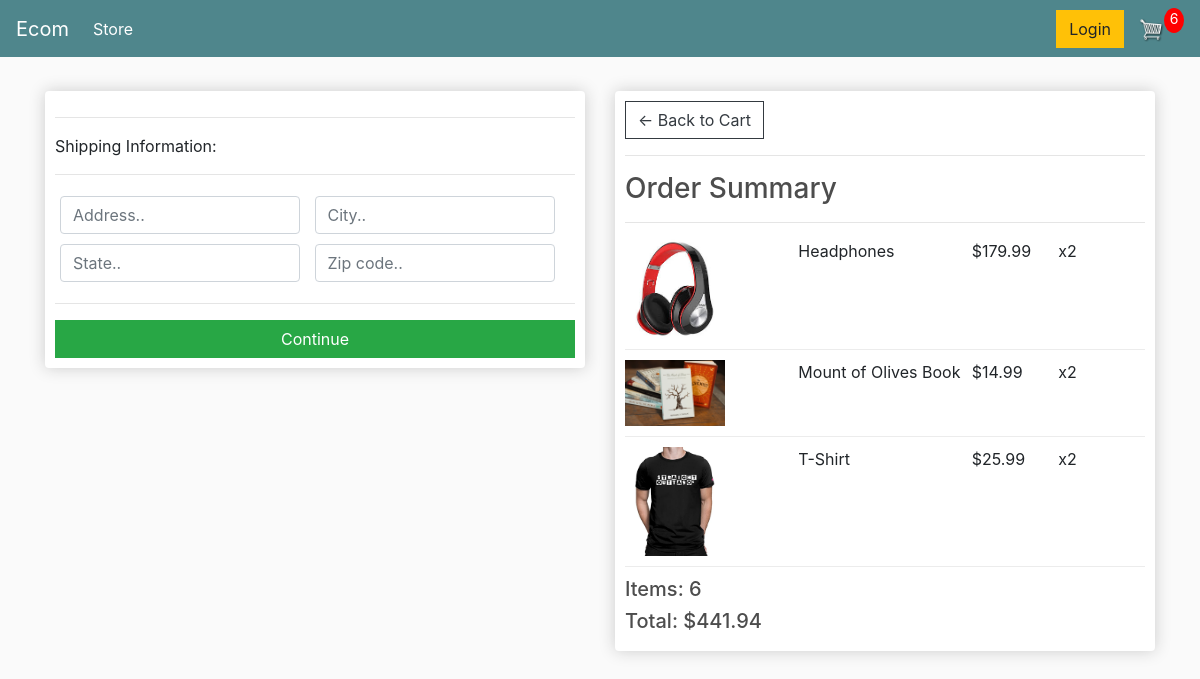
Screenshot of /checkout/ (signed in) with the database file from the repository.
### store/models.py (models this page shows, shortened)
class OrderItem(models.Model):
    product = models.ForeignKey(Product, on_delete=models.SET_NULL, null=True, blank=True)
    order = models.ForeignKey(Order, on_delete=models.SET_NULL, null=True, blank=True)
    quantity = models.IntegerField(default=0, null=True, blank=True)
    date_added = models.DateTimeField(auto_now_add=True)
    @property
    def get_total(self):
        total = self.product.price * self.quantity
        return total

class Product(models.Model):
    name = models.CharField(max_length=200, null=True)
    price = models.DecimalField(max_digits=7, decimal_places=2)
    digital = models.BooleanField(default=False, null=True, blank=False)
    image = models.ImageField(null=True, blank=True, default='placeholder.png')
    @property
    def imageURL(self):
        try:
            url = self.image.url
        except:
            url = 'images/placeholder.png'
        return url

class Order(models.Model):
    customer = models.ForeignKey(Customer, on_delete=models.SET_NULL, null=True, blank=True)
    date_ordered = models.DateTimeField(auto_now_add=True)
    complete = models.BooleanField(default=False, null=True, blank=False)
    transaction_id = models.CharField(max_length=200, null=True)
    @property
    def shipping(self):
        shipping = False
        orderitems = self.orderitem_set.all()
        for i in orderitems:
            if i.product.digital == False:
                shipping = True
        return shipping
    @property
    def get_cart_total(self):
        orderitems = self.orderitem_set.all()
        cart_total = sum([item.get_total for item in orderitems])
        return cart_total
    @property
    def get_cart_items(self):
        orderitems = self.orderitem_set.all()
        total_items = sum([item.quantity for item in orderitems])
        return total_items

### store/views.py (the view)
# urls.py: path('checkout/', views.checkout, name="checkout"),
def checkout(request):
    data = cartData(request)
    cartItems = data['cartItems']
    order = data['order']
    items = data['items']
    context = {'items':items, 'order':order, 'cartItems':cartItems}
    return render(request, 'store/checkout.html', context)

### store/utils.py (called while the page is built)
def cartData(request):
    if request.user.is_authenticated:
        customer = request.user.customer
        order, created = Order.objects.get_or_create(customer=customer, complete=False)
        items = order.orderitem_set.all()
        cartItems = order.get_cart_items
    else:
        cookieData = cookieCart(request)
        cartItems = cookieData['cartItems']
        order = cookieData['order']
        items = cookieData['items']
    return {'cartItems':cartItems, 'order':order, 'items':items}

### store/templates/store/checkout.html (shortened to what this page needs)
{% extends 'store/main.html' %}
{% load static %}
{% block content %}
    <div class="row">
        <div class="col-lg-6">
            <div class="box-element" id="form-wrapper">
                <form id="form">
                    <div id="shipping-info">
                        <hr>
                        <p>Shipping Information:</p>
                        <hr>
                        <div class="form-field">
                            <input class="form-control" type="text" name="address" placeholder="Address..">
                        </div>
                        <div class="form-field">
                            <input class="form-control" type="text" name="city" placeholder="City..">
                        </div>
                        <div class="form-field">
                            <input class="form-control" type="text" name="state" placeholder="State..">
                        </div>
                        <div class="form-field">
                            <input class="form-control" type="text" name="zipcode" placeholder="Zip code..">
                        </div>
                    </div>
                    <hr>
                    <input id="form-button" class="btn btn-success btn-block" type="submit" value="Continue">
                </form>
            </div>
            <br>
        </div>
        <div class="col-lg-6">
            <div class="box-element">
                <a class="btn btn-outline-dark" href="{% url 'cart' %}">&#x2190; Back to Cart</a>
                <hr>
                    <h3>Order Summary</h3>
                <hr>
                {% for item in items %}
                <div class="cart-row">
                    <div style="flex:2"><img class="row-image" src="{{item.product.imageURL}}"></div>
                    <div style="flex:2"><p>{{item.product.name}}</p></div>
                    <div style="flex:1"><p>${{item.product.price|floatformat:2}}</p></div>
                    <div style="flex:1"><p>x{{item.quantity}}</p></div>
                </div>
                {% endfor %}
                <h5>Items:   {{order.get_cart_items}}</h5>
                <h5>Total:   ${{order.get_cart_total|floatformat:2}}</h5>
            </div>
        </div>
    </div>
{% endblock content %}

### static/css/main.css (style rules this page uses)
body { background-color: hsl(0, 0%, 98%); }
h1,h2,h3,h4,h5,h6 { color:hsl(0, 0%, 30%); }
.box-element { box-shadow:hsl(0, 0%, 80%) 0 0 16px; background-color: #fff; border-radius: 4px; padding: 10px; }
.col-lg-4, .col-lg-6, .col-lg-8, .col-lg-12 { margin-top: 10px; }
.btn { border-radius: 0; }
.row-image { width: 100px; }
.form-field { width:250px; display: inline-block; padding: 5px; }
.cart-row { display: flex; align-items: flex-stretch; padding-bottom: 10px; margin-bottom: 10px; border-bottom: 1px solid #ececec; }

### rows the page displays
OrderItem: product.imageURL (picture), product.name "Headphones", product.price "179.99", quantity "2"
OrderItem: product.imageURL (picture), product.name "Mount of Olives Book", product.price "14.99", quantity "2"
OrderItem: product.imageURL (picture), product.name "T-Shirt", product.price "25.99", quantity "2"
Order: get_cart_items "6", get_cart_total "441.94"

### other values shown
{{ cartItems }} "6"
